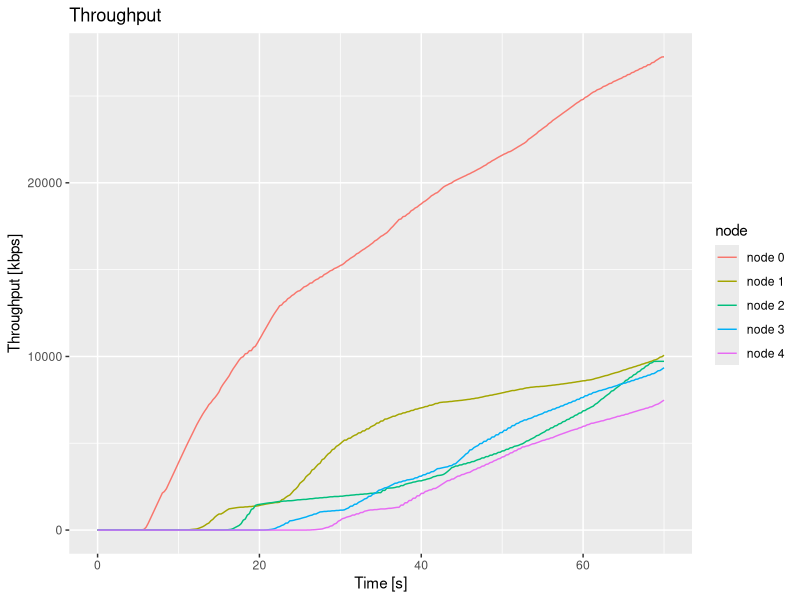

Write the R code that produced this figure.
library(ggplot2)

pdf(file="ReNe_SoSe_2013_PA2a_943147_throughput.pdf", onefile=TRUE, pagecentre=TRUE, width=12, height=6)

file <- read.csv(file="./ReNe_SoSe_2013_PA2a_943147_throughput.csv", head=TRUE, sep=",")

print(
    qplot(time,bytes,data=file,geom="line",color=node, xlab="Time [s]", ylab="Throughput [kbps]", main="Throughput")

)
